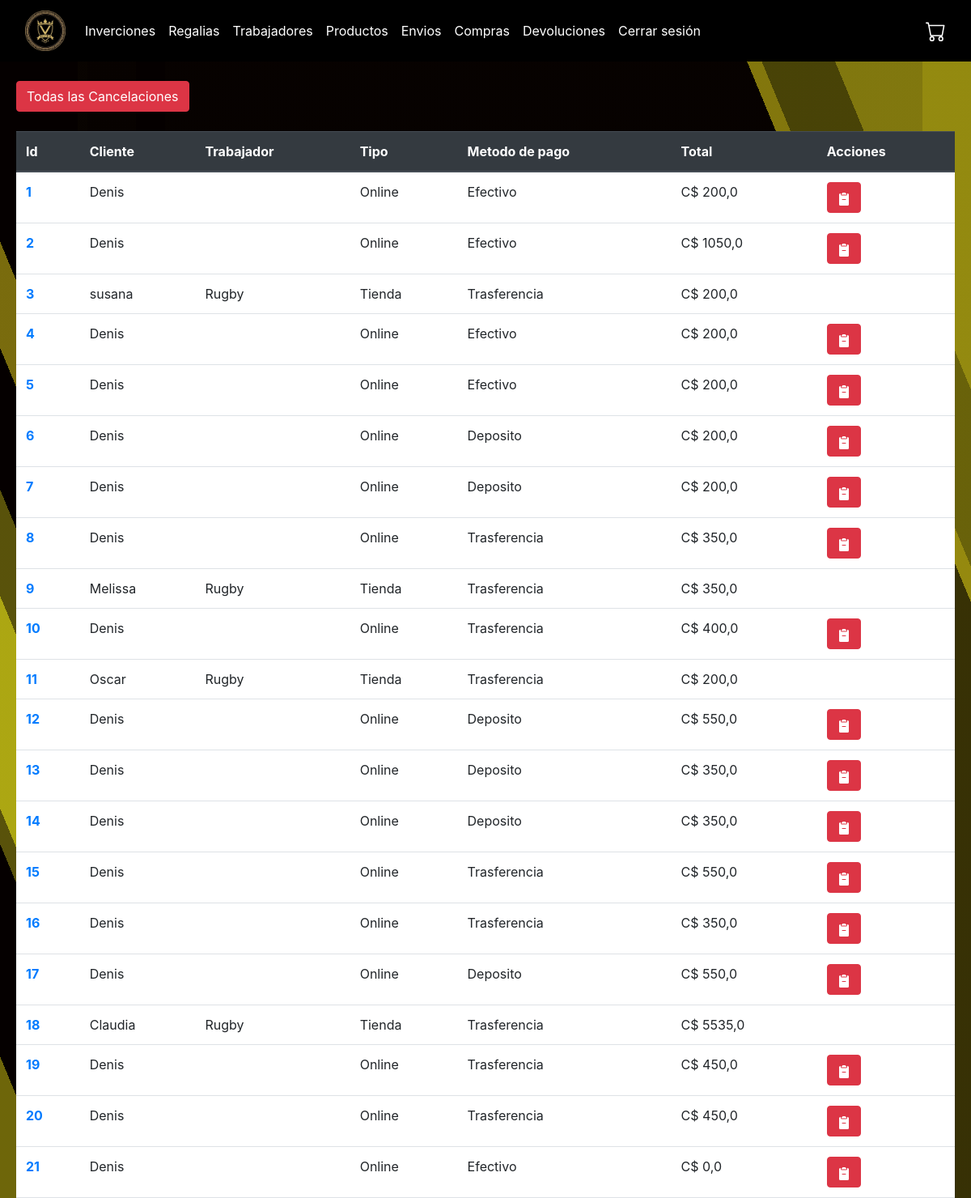
/compras (signed in), run on an earlier commit of the app's database.
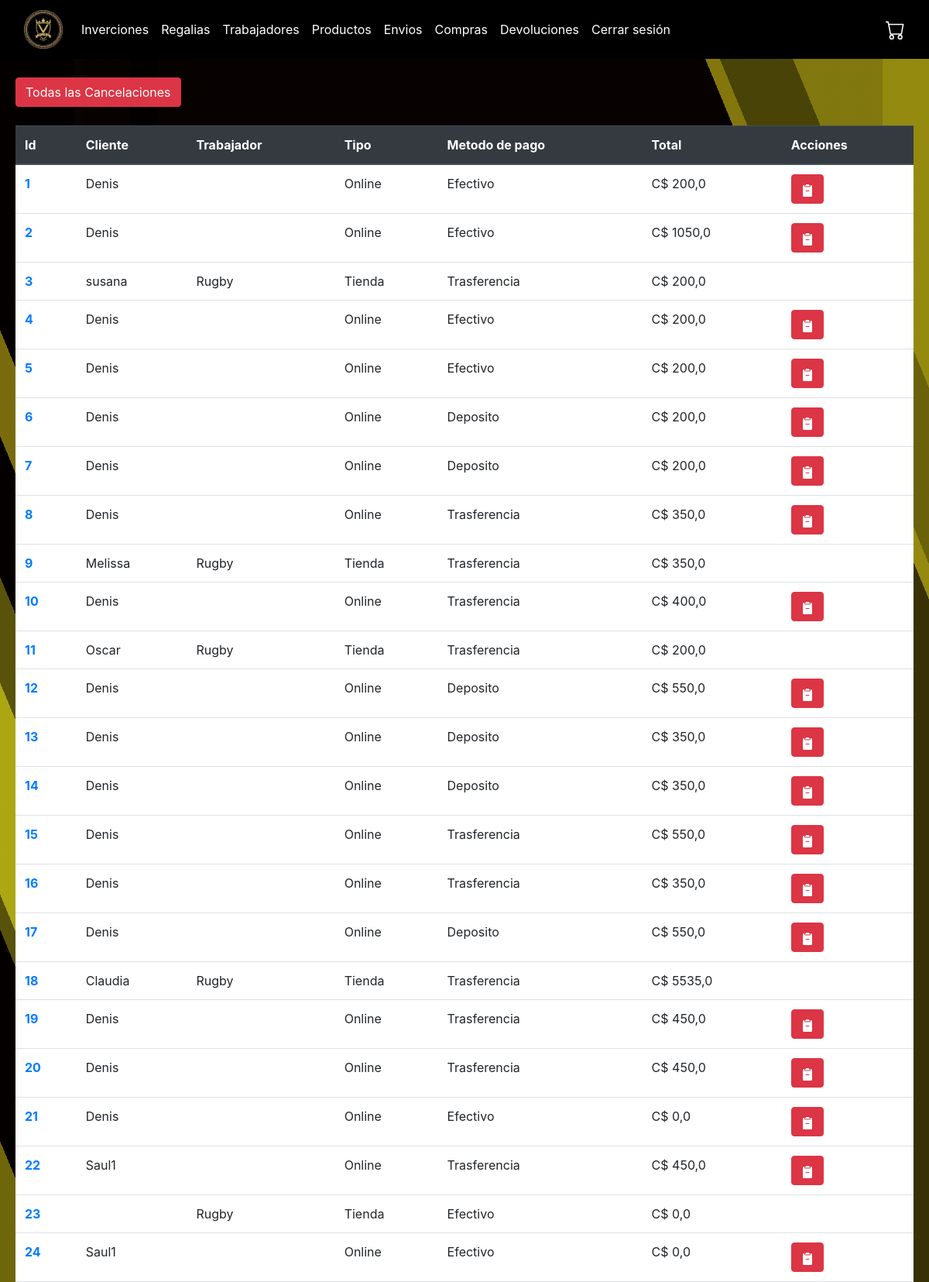
And on a later commit of the database.
### plus/models.py (models this page shows, shortened)
class Compra(models.Model):
    comprobante = models.ImageField(upload_to="comprobantes", null=True)
    total = models.FloatField()
    fecha_compra = models.DateField()
    tipo_compra = models.BooleanField()
    cliente = models.ForeignKey(Cliente, on_delete=models.CASCADE, null=True, blank=True)
    trabajador = models.ForeignKey(Trabajador, on_delete=models.SET_NULL, null=True, blank=True)
    metodo_pago = models.ForeignKey(MetodoPago, on_delete=models.CASCADE)
    comfimada = models.BooleanField(default=0) #Si ya se pago
    Cancelada = models.BooleanField(default=0) # si el cliente rechaso el envio

class Cliente(models.Model):
    user = models.OneToOneField(User, on_delete=models.CASCADE, null=True, blank=True)
    nombre = models.CharField(max_length=50)
    apellido = models.CharField(max_length=50)
    telefono = models.CharField(max_length=8)
    cedula = models.CharField(max_length=25)
    correo = models.EmailField(max_length=25, null=True, blank=True)
    contraseña = models.CharField(max_length=30)

class MetodoPago(models.Model):
    tipo_metodo_pago =  models.CharField(max_length=20)
    def __str__(self):
        return self.tipo_metodo_pago

class Trabajador(models.Model):
    user = models.OneToOneField(User, on_delete=models.CASCADE, null=True, blank=True)
    nombre = models.CharField(max_length=50)
    apellido = models.CharField(max_length=50)
    telefono = models.CharField(max_length=8)
    cedula = models.CharField(max_length=25)
    fecha_nacimiento = models.DateField()

### plus/views.py (the view)
# urls.py: path('compras',views.compras, name="compras"),
@staff_required
def compras(request):
    registro = Compra.objects.filter(Cancelada= False)
    return render(request, "plus/administracion/compras.html", {
        "compras": registro,
        })

### plus/views.py (called while the page is built)
def is_staff_user(user):
    return user.is_staff

### plus/templates/plus/administracion/compras.html (shortened to what this page needs)
{% extends "plus/administracion/layout.html" %}
{% load custom_filters %}
{% block body %}
<a href="{% url 'comprasCanceladas' %}" class="btn btn-danger" style="margin: 0 20px;">Todas las Cancelaciones</a>
<div style="display: flex; gap: 10px; flex-grow: 1;">
    <table style="margin: 0 20px; flex: 1;" class="table">
        <thead class="thead-dark">
            <tr>
                <th scope="col">Id</th>
                <th scope="col">Cliente</th>
                <th scope="col">Trabajador</th>
                <th scope="col">Tipo</th>
                <th scope="col">Metodo de pago</th>
                <th scope="col">Total</th>
                <th scope="col">Acciones</th>
            </tr>
        </thead>
        <tbody>
            {% for compra in compras %}
                <tr>
                    <th scope="row">
                        <a href="{% url 'compraEspecifica' id=compra.id %}">{{ compra.id }}</a>
                    </th>
                    <td>{{ compra.cliente.nombre }}</td>
                    <td>{{ compra.trabajador.nombre }}</td>
                    <td>
                        {% if compra.tipo_compra == False %}
                            Online
                        {% else %}
                            Tienda
                        {% endif %}
                    </td>
                    <td>{{ compra.metodo_pago }}</td>
                    <td>C$ {{ compra.total}}</td>
                    <td>
                        {% if compra.tipo_compra == False %}
                            <a href="{% url 'cancelarCompra' id=compra.id %}" class="btn btn-danger">
                            </a>
                        {% endif %}
                    </td>
                </tr>
            {% endfor %}
        </tbody>
    </table>
</div>
{% endblock %}

What changed in the data, as far as the page shows it:
added Compra: id "22", cliente.nombre "Saul1", tipo_compra "Online", metodo_pago "Trasferencia", total "450,0"
added Compra: id "23", trabajador.nombre "Rugby", tipo_compra "Tienda", metodo_pago "Efectivo", total "0,0"
added Compra: id "24", cliente.nombre "Saul1", tipo_compra "Online", metodo_pago "Efectivo", total "0,0"
